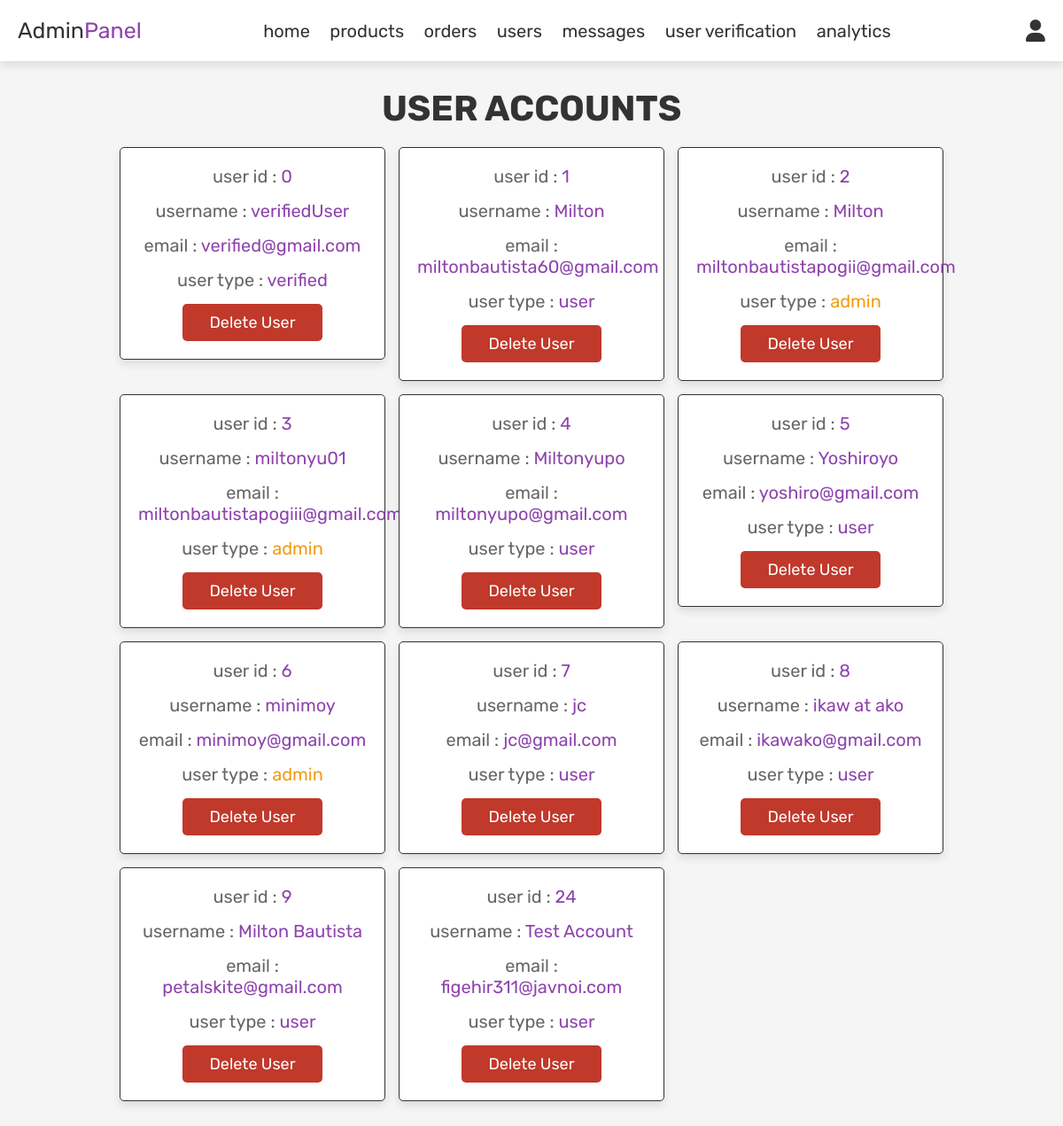
Page /admin_users.php (signed in) on the earlier database version.
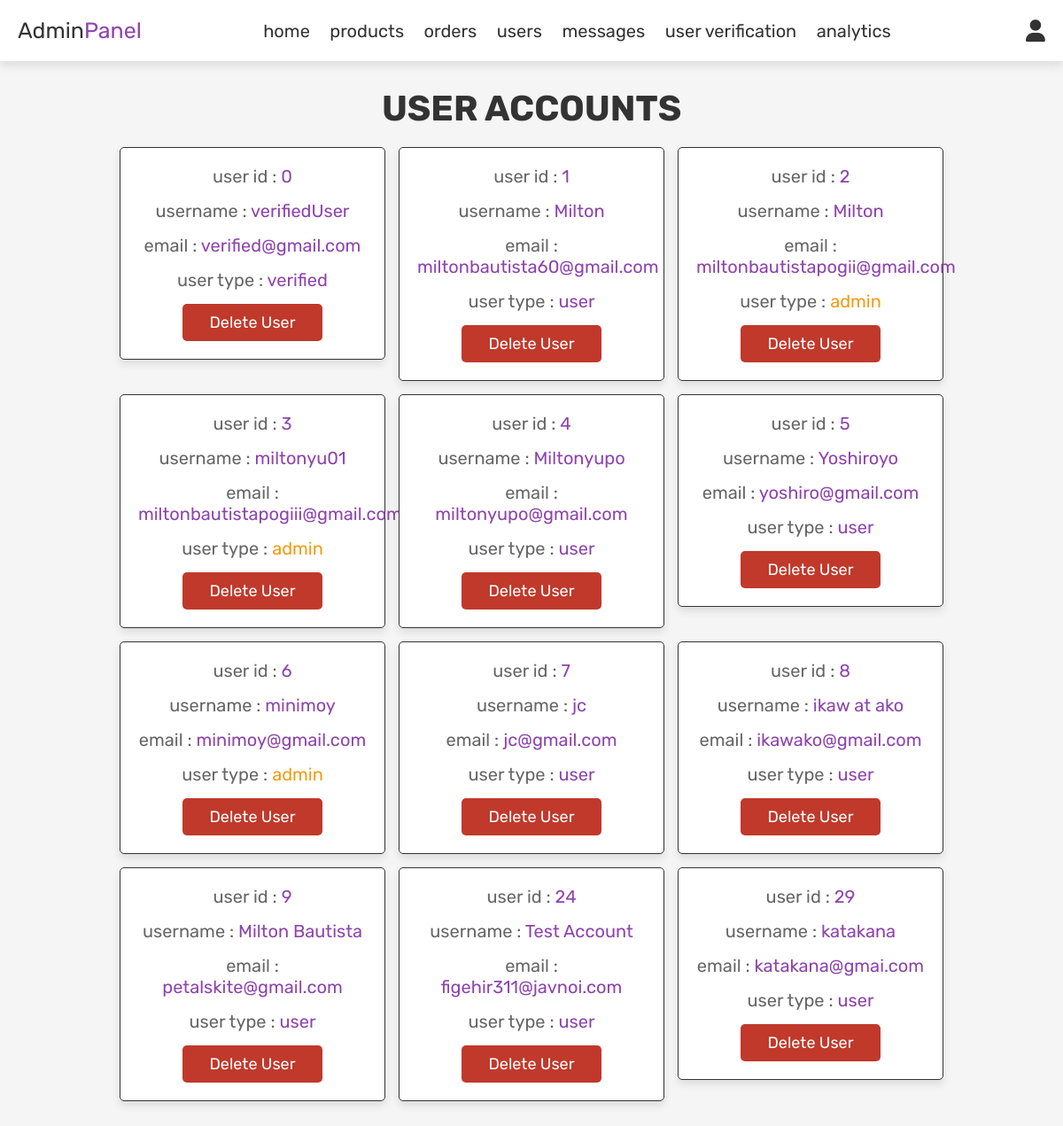
Same page on the later database version.
### tables this page shows
CREATE TABLE `users` (
  `id` int(100) NOT NULL,
  `name` varchar(100) NOT NULL,
  `email` varchar(100) NOT NULL,
  `password` varchar(100) NOT NULL,
  `user_type` varchar(20) NOT NULL DEFAULT 'user',
  `birthdate` date DEFAULT NULL,
  `bookshop_name` varchar(100) DEFAULT NULL,
  `gender` varchar(10) DEFAULT NULL,
  `contact_no` varchar(20) NOT NULL,
  `bookwishlist1` varchar(100) NOT NULL,
  `bookwishlist2` varchar(100) NOT NULL,
  `image` varchar(255) DEFAULT '',
  `verified` tinyint(1) DEFAULT 0,
  `otp` varchar(10) DEFAULT NULL,
  `otp_expiration` datetime DEFAULT NULL,
  `reset_token` varchar(255) DEFAULT NULL,
  `reset_expiration` datetime DEFAULT NULL
);

### admin_users.php (the view, shortened to what this page needs)
<?php
include 'config.php';
?>
<!DOCTYPE html>
<html lang="en">
<head>
   <link rel="stylesheet" href="https://cdnjs.cloudflare.com/ajax/libs/font-awesome/6.0.0/css/all.min.css">
   <link rel="stylesheet" href="css/admin-section/admin_style.css">
</head>
<body>
<?php include 'admin_header.php'; ?>
<section class="users">
   <h1 class="title"> user accounts </h1>
   <div class="box-container">
      <?php
         $select_users = mysqli_query($conn, "SELECT * FROM `users`") or die('query failed');
         while($fetch_users = mysqli_fetch_assoc($select_users)){
      ?>
      <div class="box">
         <p> user id : <span><?php echo $fetch_users['id']; ?></span> </p>
         <p> username : <span><?php echo $fetch_users['name']; ?></span> </p>
         <p> email : <span><?php echo $fetch_users['email']; ?></span> </p>
         <p> user type : <span style="color:<?php if($fetch_users['user_type'] == 'admin'){ echo 'var(--orange)'; } ?>"><?php echo $fetch_users['user_type']; ?></span> </p>
         <a href="admin_users.php?delete=<?php echo $fetch_users['id']; ?>" onclick="return confirm('delete this user?');" class="delete-btn">delete user</a>
      </div>
      <?php
         };
      ?>
   </div>
</section>
</body>
</html>

Differences in the rows shown:
added users: id "29", name "katakana", email "katakana@gmai.com", user_type "user"
